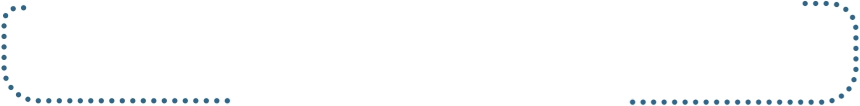
#> input picture assets-src/wordmark/dots.png, 1720 x 212 px, given in place of 1.jpg, which was not available (shown at 1/2 size)
$ python extract_wordmark.py
#> lines starting #> are read from the running program, lines starting #| are printed output that depends on the picture; pictures that were not available may be replaced by others from this repository, and a replacement may not be noted
"""Extract the wordmark layers of the Olimpiada Liceelor logo from 1.jpg.
Outputs RGBA layers + manifest.json + dots.json + verification composites."""
import json, os
import numpy as np
from PIL import Image
from scipy import ndimage as ndi

HAZE_R = int(os.environ.get("HAZE_R", "140"))      # red channel of the haze colour used for un-blending
SRC = r"C:\Users\Teo\AppData\Local\Temp\oltricouri\1.jpg"
OUT = r"D:\Teo\PNL\Site-uri\Olimpiada Liceelor\assets-src\wordmark"
os.makedirs(OUT, exist_ok=True)
S8 = np.ones((3, 3), bool)

im = Image.open(SRC).convert("RGB")
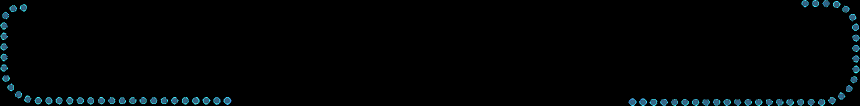
#> im: PIL image 1720x212 RGB (shown at 1/2 size); mean R, G, B 1.4, 3.7, 4.4
W, H = im.size
#> W = 1720; H = 212
A = np.asarray(im).astype(np.float64)
HSV = np.asarray(im.convert("HSV")).astype(np.float64)
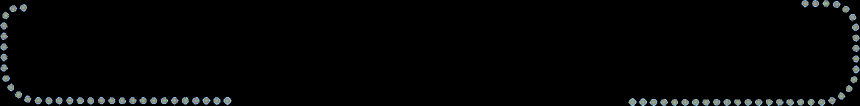
#> HSV: shape (212, 1720, 3) float64 (shown at 1/2 size); mean R, G, B 3.7, 4.3, 4.4

X0, Y0, X1, Y1 = 540, 915, 2340, 1440            # working crop
a = A[Y0:Y1, X0:X1]
#> a = empty array
hue = HSV[Y0:Y1, X0:X1, 0]
#> hue = empty array
R = a[..., 0]
#> R = empty array
mn = a.min(2); mx = a.max(2)
#> after `mn = a.min(2)`: mn = empty array
#> after `mx = a.max(2)`: mx = empty array
sat = (mx - mn) / np.maximum(mx, 1.0); val = mx / 255.0
#> after `sat = (mx - mn) / np.maximum(mx, 1.0)`: sat = empty array
#> after `val = mx / 255.0`: val = empty array
h, w = mn.shape
#> h = 0; w = 1180

white = mn >= 246
#> white = empty array
blue = (hue > 125) & (hue < 165)
#> blue = empty array
dark = blue & (sat > 0.30) & (val < 0.82)          # opaque dark blue (outline, dots) incl. blends
#> dark = empty array
darkcore = blue & (sat > 0.50) & (val < 0.72)      # pure outline colour
#> darkcore = empty array
fillc = blue & (R > 125) & (sat > 0.25) & (val > 0.85)   # pure fill colour
#> fillc = empty array

def abs_box(sl):
    return (sl[1].start + X0, sl[0].start + Y0, sl[1].stop + X0, sl[0].stop + Y0)

# ------------------------------------------------------------------ Liceelor strokes (enclosed white blobs)
lab, n = ndi.label(white)
#> lab = empty array; n = 0
#> (the run stopped early here; a loop or call above may not have finished)

$ run again, on assets-src/wordmark/y2026.png
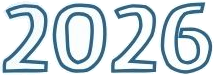
#> input picture assets-src/wordmark/y2026.png, 214 x 75 px, given in place of 1.jpg, which was not available
#> `im = Image.open(SRC).convert("RGB")`:
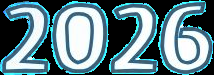
#> im: PIL image 214x75 RGB; mean R, G, B 101.9, 131.7, 139.9
#> `HSV = np.asarray(im.convert("HSV")).astype(np.float64)`:
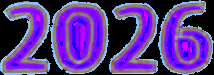
#> HSV: shape (75, 214, 3) float64; mean R, G, B 90, 55.3, 140.3
#> a = empty array
#> n = 0
